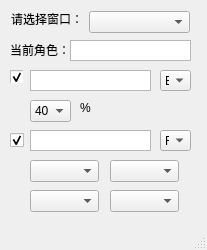
<?xml version="1.0" encoding="UTF-8"?>
<ui version="4.0">
 <class>MainWindow</class>
 <widget class="QMainWindow" name="MainWindow">
  <property name="windowModality">
   <enum>Qt::NonModal</enum>
  </property>
  <property name="enabled">
   <bool>true</bool>
  </property>
  <property name="geometry">
   <rect>
    <x>0</x>
    <y>0</y>
    <width>207</width>
    <height>250</height>
   </rect>
  </property>
  <property name="sizePolicy">
   <sizepolicy hsizetype="Fixed" vsizetype="Fixed">
    <horstretch>207</horstretch>
    <verstretch>31</verstretch>
   </sizepolicy>
  </property>
  <property name="minimumSize">
   <size>
    <width>207</width>
    <height>250</height>
   </size>
  </property>
  <property name="maximumSize">
   <size>
    <width>207</width>
    <height>250</height>
   </size>
  </property>
  <property name="acceptDrops">
   <bool>false</bool>
  </property>
  <property name="windowTitle">
   <string>三国魔手</string>
  </property>
  <widget class="QWidget" name="centralwidget">
   <widget class="QComboBox" name="WindowSelecter">
    <property name="geometry">
     <rect>
      <x>89</x>
      <y>11</y>
      <width>101</width>
      <height>22</height>
     </rect>
    </property>
    <property name="layoutDirection">
     <enum>Qt::LeftToRight</enum>
    </property>
    <property name="editable">
     <bool>false</bool>
    </property>
   </widget>
   <widget class="QLabel" name="label">
    <property name="geometry">
     <rect>
      <x>11</x>
      <y>11</y>
      <width>72</width>
      <height>16</height>
     </rect>
    </property>
    <property name="text">
     <string>请选择窗口：</string>
    </property>
   </widget>
   <widget class="QLabel" name="label_2">
    <property name="geometry">
     <rect>
      <x>10</x>
      <y>40</y>
      <width>71</width>
      <height>20</height>
     </rect>
    </property>
    <property name="text">
     <string>当前角色：</string>
    </property>
   </widget>
   <widget class="QGraphicsView" name="CurrentRolePicture">
    <property name="geometry">
     <rect>
      <x>70</x>
      <y>40</y>
      <width>121</width>
      <height>21</height>
     </rect>
    </property>
    <property name="lineWidth">
     <number>8</number>
    </property>
    <property name="interactive">
     <bool>false</bool>
    </property>
   </widget>
   <widget class="QGraphicsView" name="CurrentBloodPicture">
    <property name="geometry">
     <rect>
      <x>30</x>
      <y>70</y>
      <width>121</width>
      <height>21</height>
     </rect>
    </property>
   </widget>
   <widget class="QCheckBox" name="EnableBloodHelper">
    <property name="geometry">
     <rect>
      <x>10</x>
      <y>70</y>
      <width>13</width>
      <height>13</height>
     </rect>
    </property>
    <property name="text">
     <string/>
    </property>
    <property name="checked">
     <bool>true</bool>
    </property>
   </widget>
   <widget class="QComboBox" name="MinBloodPrecentageSelecter">
    <property name="geometry">
     <rect>
      <x>30</x>
      <y>100</y>
      <width>41</width>
      <height>22</height>
     </rect>
    </property>
    <item>
     <property name="text">
      <string>40</string>
     </property>
    </item>
    <item>
     <property name="text">
      <string>20</string>
     </property>
    </item>
    <item>
     <property name="text">
      <string>60</string>
     </property>
    </item>
    <item>
     <property name="text">
      <string>80</string>
     </property>
    </item>
   </widget>
   <widget class="QCheckBox" name="EnableMagicHelper">
    <property name="geometry">
     <rect>
      <x>10</x>
      <y>130</y>
      <width>16</width>
      <height>20</height>
     </rect>
    </property>
    <property name="text">
     <string/>
    </property>
    <property name="checked">
     <bool>true</bool>
    </property>
   </widget>
   <widget class="QGraphicsView" name="CurrentMagicPicture">
    <property name="geometry">
     <rect>
      <x>30</x>
      <y>130</y>
      <width>121</width>
      <height>21</height>
     </rect>
    </property>
   </widget>
   <widget class="QComboBox" name="MinBloodKeySelecter">
    <property name="geometry">
     <rect>
      <x>160</x>
      <y>70</y>
      <width>31</width>
      <height>21</height>
     </rect>
    </property>
    <property name="layoutDirection">
     <enum>Qt::LeftToRight</enum>
    </property>
    <property name="editable">
     <bool>false</bool>
    </property>
    <item>
     <property name="text">
      <string>E</string>
     </property>
    </item>
    <item>
     <property name="text">
      <string notr="true" extracomment="A1">A</string>
     </property>
    </item>
    <item>
     <property name="text">
      <string>B</string>
     </property>
    </item>
    <item>
     <property name="text">
      <string>C</string>
     </property>
    </item>
    <item>
     <property name="text">
      <string>D</string>
     </property>
    </item>
    <item>
     <property name="text">
      <string>Q</string>
     </property>
    </item>
    <item>
     <property name="text">
      <string>W</string>
     </property>
    </item>
    <item>
     <property name="text">
      <string>R</string>
     </property>
    </item>
    <item>
     <property name="text">
      <string>T</string>
     </property>
    </item>
   </widget>
   <widget class="QComboBox" name="MinMagicKeySelecter">
    <property name="geometry">
     <rect>
      <x>160</x>
      <y>130</y>
      <width>31</width>
      <height>21</height>
     </rect>
    </property>
    <property name="layoutDirection">
     <enum>Qt::LeftToRight</enum>
    </property>
    <property name="editable">
     <bool>false</bool>
    </property>
    <item>
     <property name="text">
      <string>R</string>
     </property>
    </item>
    <item>
     <property name="text">
      <string>E</string>
     </property>
    </item>
    <item>
     <property name="text">
      <string>T</string>
     </property>
    </item>
   </widget>
   <widget class="QLabel" name="label_3">
    <property name="geometry">
     <rect>
      <x>80</x>
      <y>100</y>
      <width>16</width>
      <height>16</height>
     </rect>
    </property>
    <property name="text">
     <string>%</string>
    </property>
   </widget>
   <widget class="QComboBox" name="Tick1">
    <property name="geometry">
     <rect>
      <x>30</x>
      <y>160</y>
      <width>69</width>
      <height>22</height>
     </rect>
    </property>
    <item>
     <property name="text">
      <string/>
     </property>
    </item>
    <item>
     <property name="text">
      <string>A</string>
     </property>
    </item>
    <item>
     <property name="text">
      <string>B</string>
     </property>
    </item>
    <item>
     <property name="text">
      <string>C</string>
     </property>
    </item>
    <item>
     <property name="text">
      <string>D</string>
     </property>
    </item>
    <item>
     <property name="text">
      <string>Q</string>
     </property>
    </item>
    <item>
     <property name="text">
      <string>W</string>
     </property>
    </item>
    <item>
     <property name="text">
      <string>E</string>
     </property>
    </item>
    <item>
     <property name="text">
      <string>R</string>
     </property>
    </item>
    <item>
     <property name="text">
      <string>T</string>
     </property>
    </item>
   </widget>
   <widget class="QComboBox" name="Tick2">
    <property name="geometry">
     <rect>
      <x>110</x>
      <y>160</y>
      <width>69</width>
      <height>22</height>
     </rect>
    </property>
    <item>
     <property name="text">
      <string/>
     </property>
    </item>
    <item>
     <property name="text">
      <string>A</string>
     </property>
    </item>
    <item>
     <property name="text">
      <string>B</string>
     </property>
    </item>
    <item>
     <property name="text">
      <string>C</string>
     </property>
    </item>
    <item>
     <property name="text">
      <string>D</string>
     </property>
    </item>
    <item>
     <property name="text">
      <string>Q</string>
     </property>
    </item>
    <item>
     <property name="text">
      <string>W</string>
     </property>
    </item>
    <item>
     <property name="text">
      <string>E</string>
     </property>
    </item>
    <item>
     <property name="text">
      <string>R</string>
     </property>
    </item>
    <item>
     <property name="text">
      <string>T</string>
     </property>
    </item>
   </widget>
   <widget class="QComboBox" name="Tick3">
    <property name="geometry">
     <rect>
      <x>30</x>
      <y>190</y>
      <width>69</width>
      <height>22</height>
     </rect>
    </property>
    <item>
     <property name="text">
      <string/>
     </property>
    </item>
    <item>
     <property name="text">
      <string>A</string>
     </property>
    </item>
    <item>
     <property name="text">
      <string>B</string>
     </property>
    </item>
    <item>
     <property name="text">
      <string>C</string>
     </property>
    </item>
    <item>
     <property name="text">
      <string>D</string>
     </property>
    </item>
    <item>
     <property name="text">
      <string>Q</string>
     </property>
    </item>
    <item>
     <property name="text">
      <string>W</string>
     </property>
    </item>
    <item>
     <property name="text">
      <string>E</string>
     </property>
    </item>
    <item>
     <property name="text">
      <string>R</string>
     </property>
    </item>
    <item>
     <property name="text">
      <string>T</string>
     </property>
    </item>
   </widget>
   <widget class="QComboBox" name="Tick4">
    <property name="geometry">
     <rect>
      <x>110</x>
      <y>190</y>
      <width>69</width>
      <height>22</height>
     </rect>
    </property>
    <item>
     <property name="text">
      <string/>
     </property>
    </item>
    <item>
     <property name="text">
      <string>A</string>
     </property>
    </item>
    <item>
     <property name="text">
      <string>B</string>
     </property>
    </item>
    <item>
     <property name="text">
      <string>C</string>
     </property>
    </item>
    <item>
     <property name="text">
      <string>D</string>
     </property>
    </item>
    <item>
     <property name="text">
      <string>Q</string>
     </property>
    </item>
    <item>
     <property name="text">
      <string>W</string>
     </property>
    </item>
    <item>
     <property name="text">
      <string>E</string>
     </property>
    </item>
    <item>
     <property name="text">
      <string>R</string>
     </property>
    </item>
    <item>
     <property name="text">
      <string>T</string>
     </property>
    </item>
   </widget>
  </widget>
  <widget class="QStatusBar" name="statusbar"/>
 </widget>
 <resources/>
 <connections/>
</ui>
